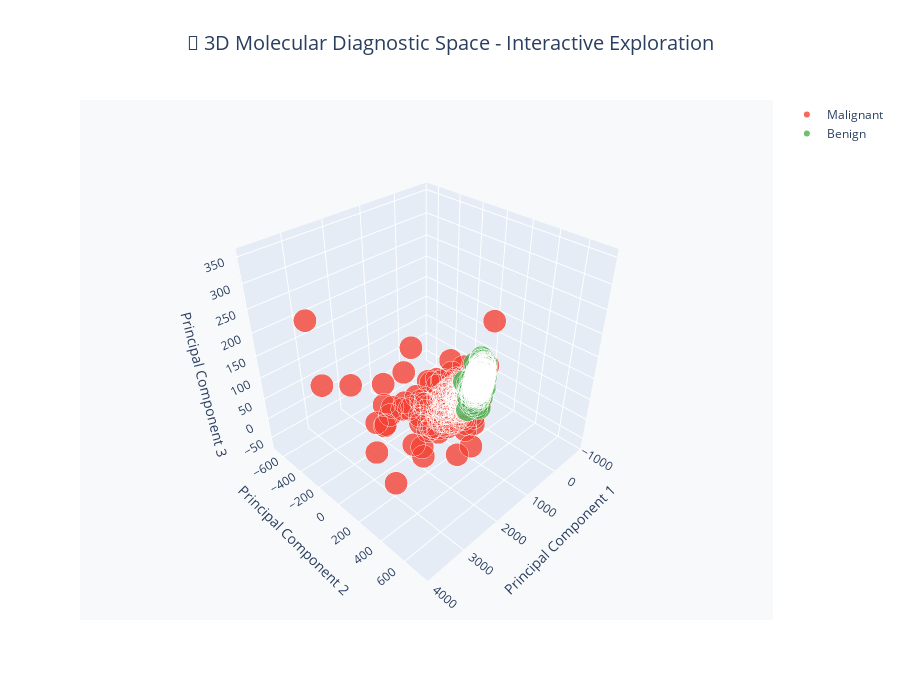

The cell this chart's notebook holds for it:
### Markdown cell above
## STEP 8: Immersive 3D Medical Visualizations

### Objective:
Create cutting-edge 3D visualizations that provide immersive insights into:
- **3D Molecular Space**: Dimensionality reduction in 3D
- **Confidence Landscapes**: Trust regions in diagnostic space
- **Interactive Medical Simulations**: Simulated imaging views

### Advanced Visualization Suite:
We'll create professional-grade medical visualizations using:
- **Plotly 3D**: Interactive 3D scatter plots and surfaces
- **PCA/t-SNE**: Advanced dimensionality reduction
- **Medical Simulation**: Tissue pattern visualization

### Code cell
# STEP 8A: Create 3D Molecular Diagnostic Space
import plotly.graph_objects as go
from sklearn.decomposition import PCA
import numpy as np

# Create 3D PCA projection
pca_3d = PCA(n_components=3)
coords_3d = pca_3d.fit_transform(cancer.data)

# Create 3D scatter plot
fig_3d = go.Figure()

# Separate traces for each diagnosis
for i, diagnosis in enumerate(['malignant', 'benign']):
    mask = y == i
    color = '#F44336' if diagnosis == 'malignant' else '#4CAF50'
    
    fig_3d.add_trace(go.Scatter3d(
        x=coords_3d[mask, 0],
        y=coords_3d[mask, 1], 
        z=coords_3d[mask, 2],
        mode='markers',
        name=diagnosis.title(),
        marker=dict(
            size=8,
            color=color,
            opacity=0.8,
            line=dict(width=2, color='white')
        ),
        hovertemplate=(
            f"<b>{diagnosis.title()}</b><br>" +
            "PC1: %{x:.2f}<br>" +
            "PC2: %{y:.2f}<br>" +
            "PC3: %{z:.2f}<br>" +
            "<extra></extra>"
        )
    ))

fig_3d.update_layout(
    title={
        'text': '🧬 3D Molecular Diagnostic Space - Interactive Exploration',
        'x': 0.5,
        'font': {'size': 20}
    },
    scene=dict(
        xaxis_title='Principal Component 1',
        yaxis_title='Principal Component 2',
        zaxis_title='Principal Component 3',
        bgcolor='#f8f9fa',
        camera=dict(eye=dict(x=1.5, y=1.5, z=1.5))
    ),
    height=700,
    showlegend=True
)

fig_3d.show()

print("🎯 3D Molecular Space Created!")
print(f"📊 Explained Variance: {pca_3d.explained_variance_ratio_.sum():.1%}")

### Figure 1 — Plotly figure (JSON) as saved in the notebook; plotly's stock layout.template omitted (floating-point values rounded to 4 significant figures; data arrays with more than 128 entries replaced by an {"elided": "..."} marker saying what was removed)
{"data": [{"hovertemplate": "<b>Malignant</b><br>PC1: %{x:.2f}<br>PC2: %{y:.2f}<br>PC3: %{z:.2f}<br><extra></extra>", "marker": {"color": "#F44336", "line": {"color": "white", "width": 2}, "opacity": 0.8, "size": 8}, "mode": "markers", "name": "Malignant", "type": "scatter3d", "x": {"elided": "212 float values"}, "y": {"elided": "212 float values"}, "z": {"elided": "212 float values"}}, {"hovertemplate": "<b>Benign</b><br>PC1: %{x:.2f}<br>PC2: %{y:.2f}<br>PC3: %{z:.2f}<br><extra></extra>", "marker": {"color": "#4CAF50", "line": {"color": "white", "width": 2}, "opacity": 0.8, "size": 8}, "mode": "markers", "name": "Benign", "type": "scatter3d", "x": {"elided": "357 float values"}, "y": {"elided": "357 float values"}, "z": {"elided": "357 float values"}}], "layout": {"height": 700, "scene": {"bgcolor": "#f8f9fa", "camera": {"eye": {"x": 1.5, "y": 1.5, "z": 1.5}}, "xaxis": {"title": {"text": "Principal Component 1"}}, "yaxis": {"title": {"text": "Principal Component 2"}}, "zaxis": {"title": {"text": "Principal Component 3"}}}, "showlegend": true, "title": {"font": {"size": 20}, "text": "🧬 3D Molecular Diagnostic Space - Interactive Exploration", "x": 0.5}}}
